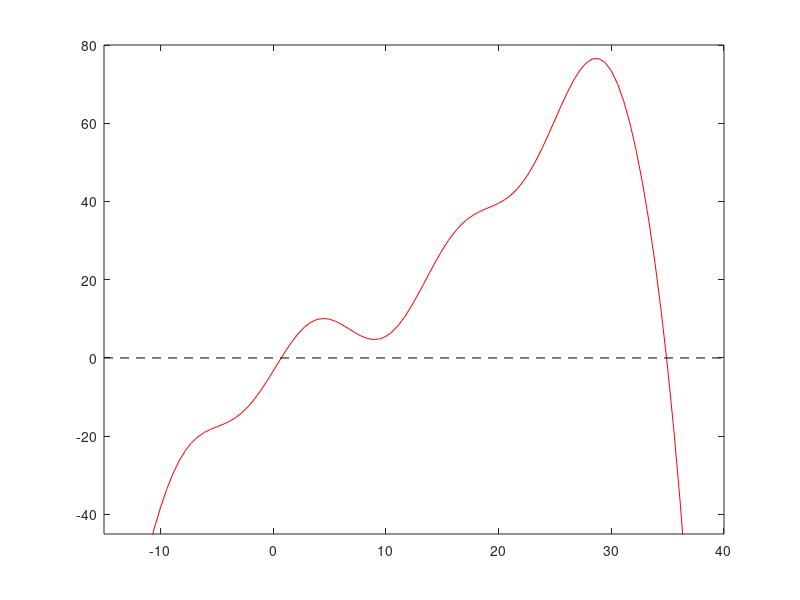

Recreate this plot in MATLAB. (Note: this script raises an error after producing the figure.)
% Definition of the test function and its derivative
test_func01 = @(x) (x.^3)/100 - (x.^2)/8 + 2*x + 6*sin(x/2+6) -.7 - exp(x/6);
test_derivative01 = @(x) 3*(x.^2)/100 - 2*x/8 + 2 +(6/2)*cos(x/2+6) - exp(x/6)/6;

%Create Global Variables
global bisect_guess_list;
global newton_guess_list;
global secant_guess_list;
bisect_guess_list = [];
newton_guess_list = [];
secant_guess_list = [];

%% Plot Function


x_list = linspace(-15,40,100);
y_list = test_func01(x_list);

clf;
plot(x_list,y_list,'r')
hold on
plot([-15 40],[0,0], '--','Color','k')
ylim([-45,80])
xlim([-15, 40])
hold off;

%% Root solvers
x0 = 1;
x_left = -15;
x_right = 30;
x_1 = -15;
x_2 = 30;

fun = input_fun();

root_bisect = bisection_solver(fun{1},x_left,x_right);
root_newton = newton_solver(fun,x0);
root_secant = secant_solver(fun{1},x_1,x_2);

%% Newton's Method Error
num_iter = 1000;

x0_list = linspace(-5,5,num_iter);

newt_x_current_list = [];
newt_x_next_list =[];
newt_id_list = [];

for n = 1:num_iter
    x0 = x0_list(n);
    newton_guess_list = [];

    newton_root = newton_solver(fun,x0);
    
    newt_x_current_list = [newt_x_current_list, newton_guess_list(1:end-1)];
    newt_x_next_list = [newt_x_next_list, newton_guess_list(2:end)];
    newt_id_list = [newt_id_list,1:length(newton_guess_list)-1];
end

newt_e_list0 = abs(newt_x_current_list - newton_root);
newt_e_list1 = abs(newt_x_next_list - newton_root);

figure;
loglog(newt_e_list0,newt_e_list1,'ro','markerfacecolor','r','markersize',3); hold on;

newt_x_regression = []; % e_n
newt_y_regression = []; % e_{n+1}
%iterate through the collected data
for n=1:length(newt_id_list)
    %if the error is not too big or too small
    %and it was enough iterations into the trial...
    if newt_e_list0(n)>1e-15 && newt_e_list0(n)<1e-2 && ...
    newt_e_list1(n)>1e-14 && newt_e_list1(n)<1e-2 && ...
    newt_id_list(n)>2
    %then add it to the set of points for regression
    newt_x_regression(end+1) = newt_e_list0(n);
    newt_y_regression(end+1) = newt_e_list1(n);
    end
end

loglog(newt_x_regression,newt_y_regression,'bo','MarkerFaceColor','b','MarkerSize',2);

% Get error regression fit coefficients
[newt_p,newt_k] = error_fit_coeffs(newt_x_regression,newt_y_regression);

%generate x data on a logarithmic range
newt_fit_line_x = 10.^[-16:.01:1];
%compute the corresponding y values
newt_fit_line_y = newt_k*newt_fit_line_x.^newt_p;
%plot on a loglog plot.
loglog(newt_fit_line_x,newt_fit_line_y,'k-','linewidth',1)

% Finite difference approximation to evaluate k
[dfdx,d2fdx2] = approximate_derivative(fun{1},newton_root);
k = .5*(d2fdx2/dfdx);

%% Error


bisect_error_list = bisect_guess_list - root_bisect;
